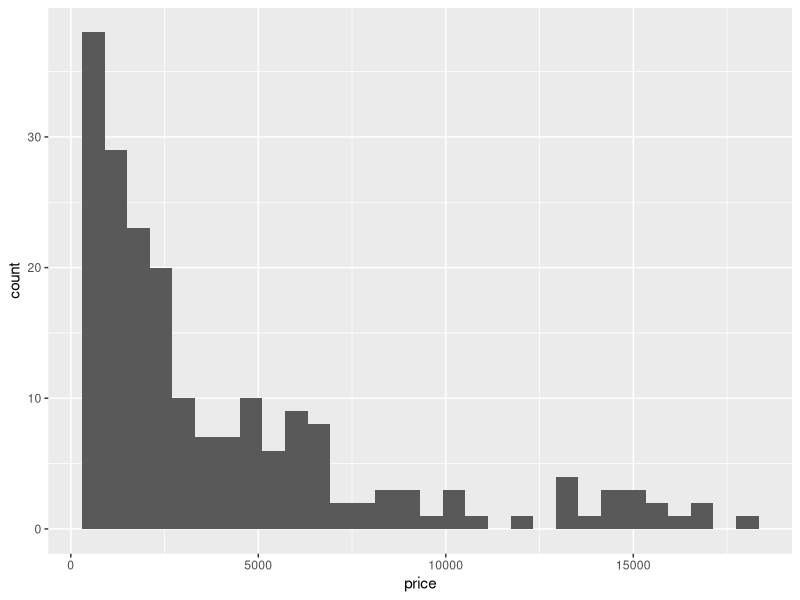
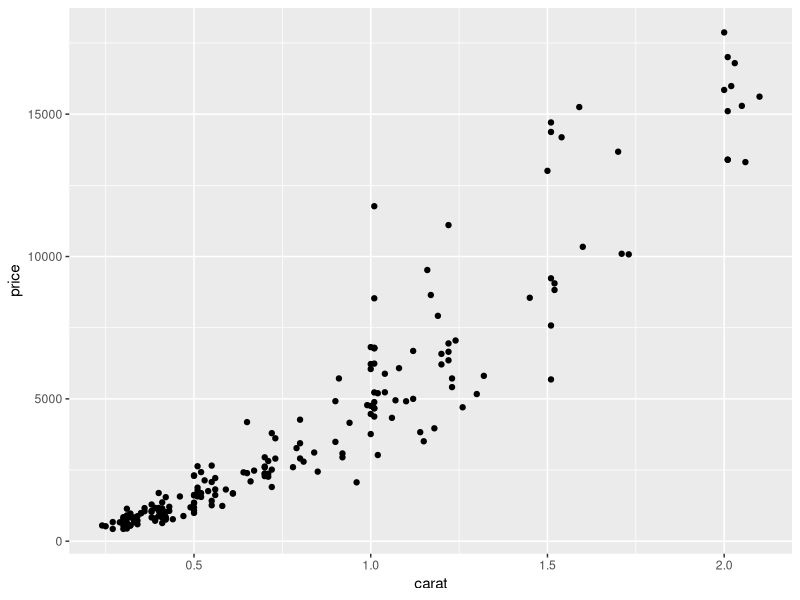
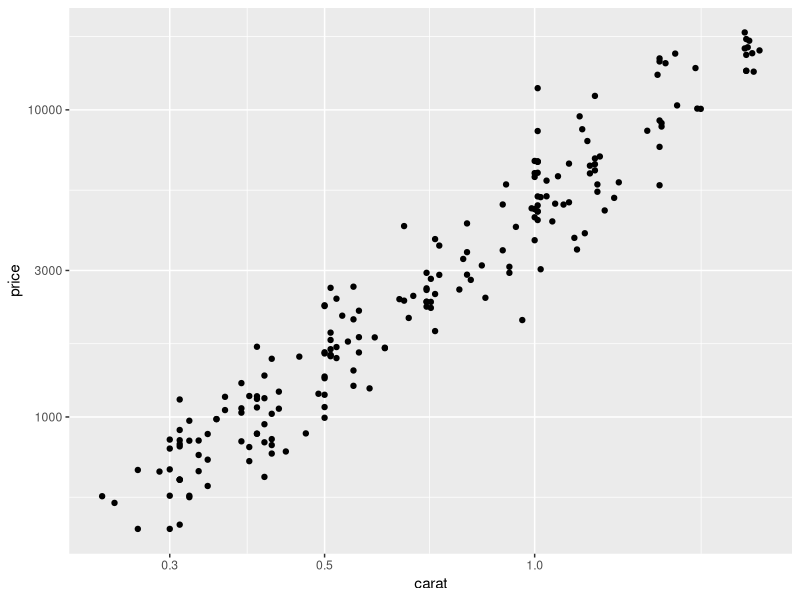
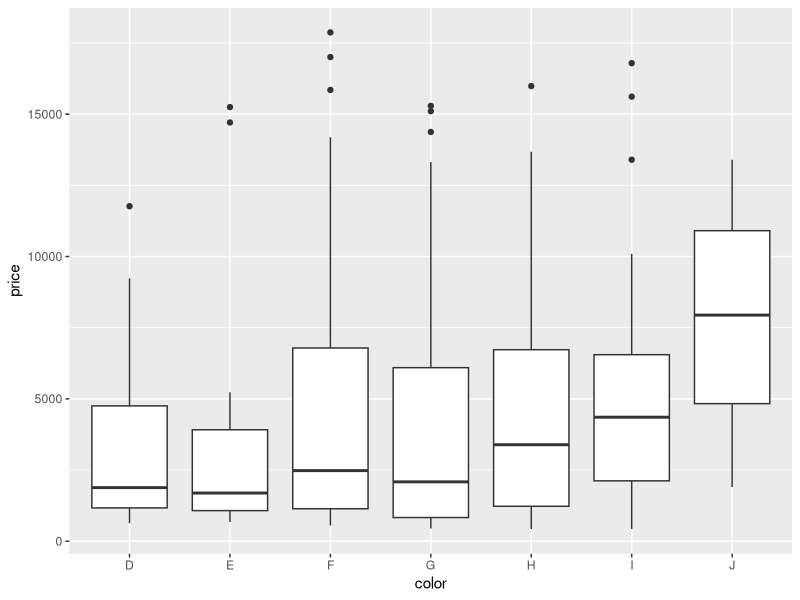

Here is the R script that generated these plots, in order:
library(tidyverse)

# "diamonds" dataset included in the tidyverse package
diamonds

# what does the data look like?
head(diamonds)

dim(diamonds)

summary(diamonds)

# randomly sample 200 data points to look at
set.seed(12345)
sample.idx <- sample(1:nrow(diamonds), 200)
sample.data <- diamonds[sample.idx,]

## Example charts

# distribution of price for the sample data
ggplot(sample.data) +
  geom_histogram(mapping=aes(x=price))

# plot price vs carat for the sample data
ggplot(sample.data) +
  geom_point(mapping=aes(x=carat, y=price))

# try log-scaling both axes
ggplot(sample.data) +
  geom_point(mapping=aes(x=carat, y=price)) +
  scale_x_log10() + scale_y_log10()


# relationship of price and color
ggplot(sample.data) + 
  geom_boxplot(mapping=aes(x=color, y=price))


## Exercise problems
## use the sample.data data frame for all of the below

# what is the relationship of cut and price? (in a chart)


# show the relationship of price, cut and carat all in one chart


# can you also add color into the mix?


# how about price, carat, and depth in one chart?


# what is the correlation of price and carat? (the numeric value)


# how many diamonds of each color are in the sample data?


# can you show the relationship of cut and color in a chart?

